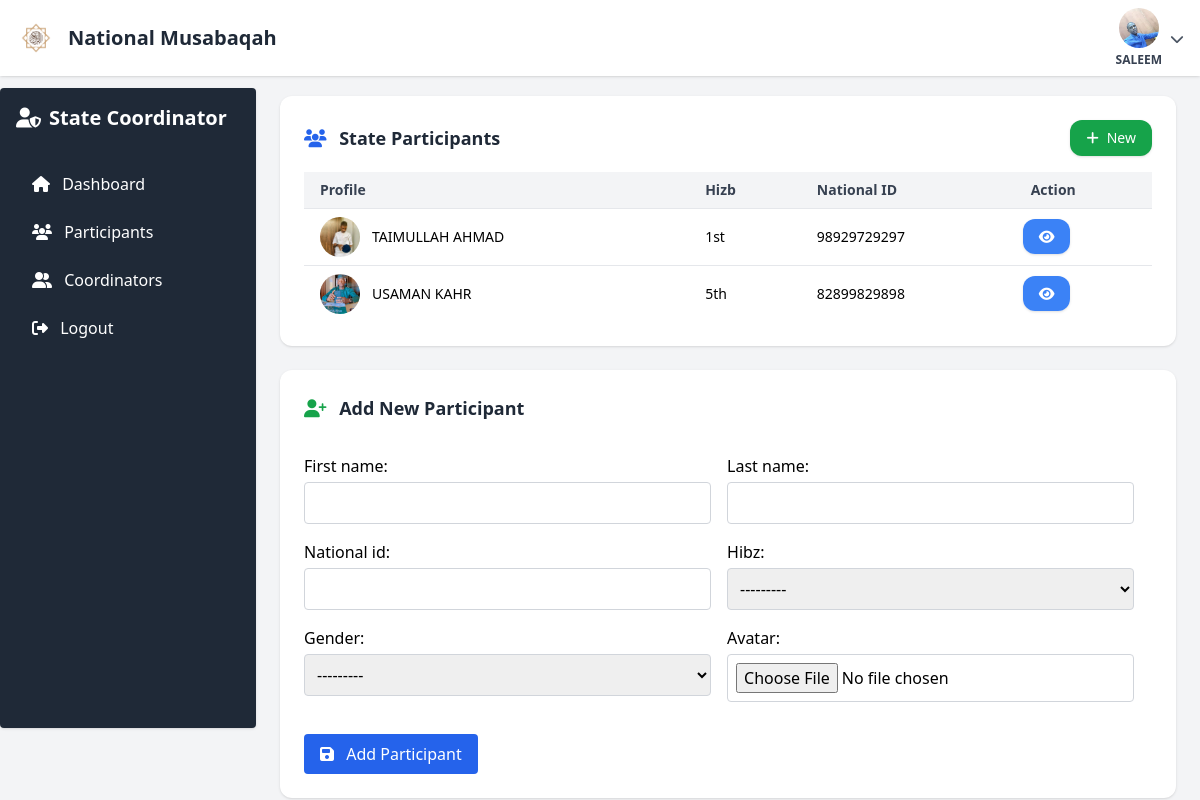
The app's page /state-part (signed in), older data.
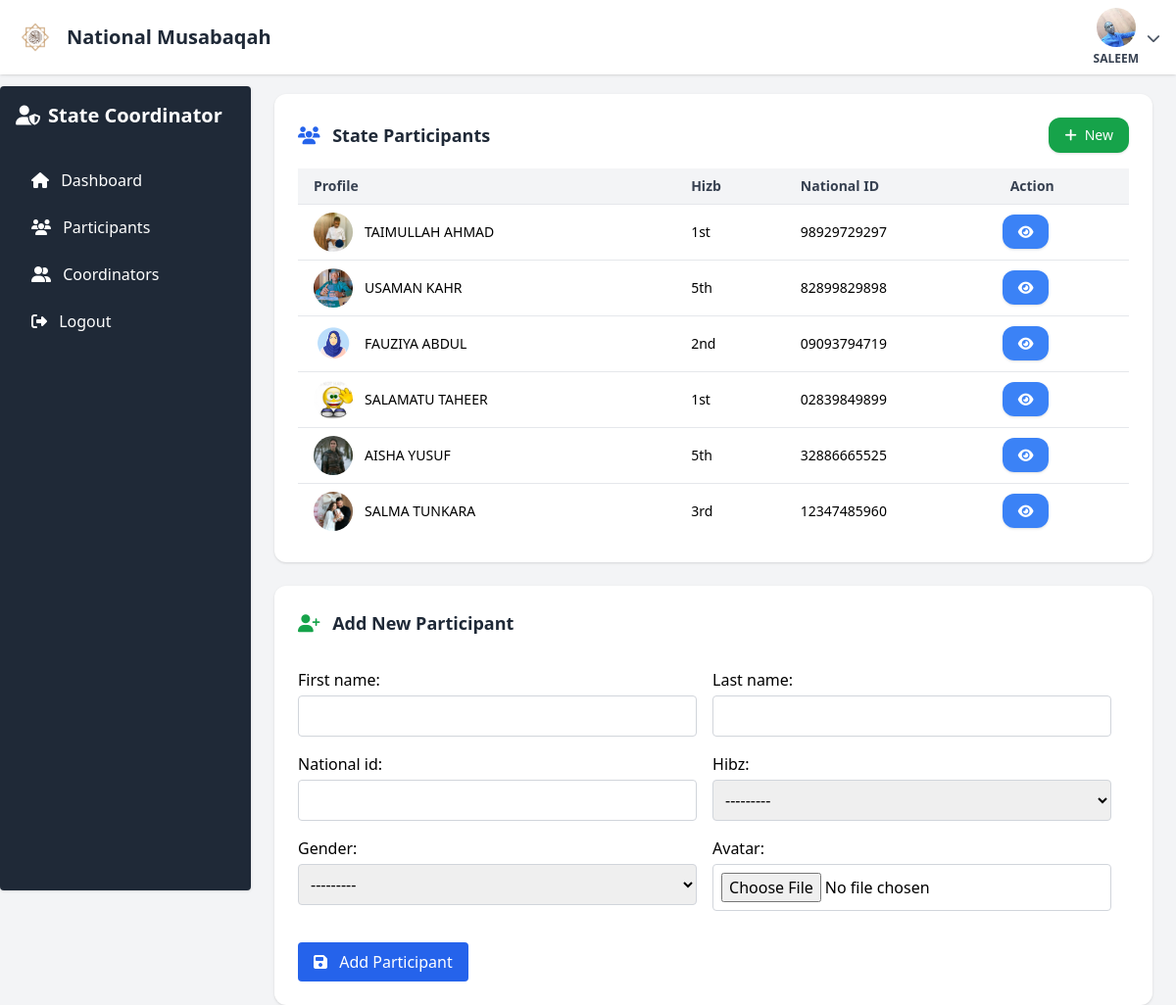
The same page, newer data.
### musabaqah/models.py (models this page shows, shortened)
class StateUser(models.Model):
    first_name = models.CharField(max_length=100)
    last_name = models.CharField(max_length=100)
    email = models.EmailField(unique=True)
    phone = models.CharField(max_length=13)
    role = models.CharField(max_length=20, default='cordinator')
    avatar = models.ImageField(upload_to='avatars/', blank=True, null=True)
    state = models.CharField(max_length=2, unique=True, choices=NIGERIAN_STATES)
    password = models.CharField(max_length=128, default=make_password('1234'))  # default hashed password

class Participant(models.Model):
    state_user = models.ForeignKey('StateUser', on_delete=models.CASCADE)
    first_name = models.CharField(max_length=50)
    last_name = models.CharField(max_length=50)
    national_id = models.CharField(max_length=11, unique=True)
    hibz = models.CharField(choices=CATEGORY, max_length=10)
    gender = models.CharField(max_length=1, choices=GENDER_CHOICES)
    avatar = models.ImageField(upload_to='avatars/', blank=True, null=True)
    class Meta:
        constraints = [
            models.UniqueConstraint(fields=['state_user', 'hibz', 'gender'], name='unique_participant_per_state_category_gender')
        ]

### musabaqah/views.py (the view, shortened to what this page needs)
# urls.py: path('state-part', views.state_part, name="state-part"),
def state_part(request):
    user_id = request.session.get('state_user_id')
    if not user_id:
        return redirect('my-login')
    state_user = StateUser.objects.get(id=user_id)
    part = Participant.objects.filter(state_user=state_user)
    form = ParticipantForm()
    context = {
        'part': part,
        'state_user': state_user,
        'form': form
    }
    return render(request, 'musabaqah/state-part.html', context)

### musabaqah/forms.py
class ParticipantForm(forms.ModelForm):
    class Meta:
        model = Participant
        fields = '__all__'
        exclude =['state_user']

### musabaqah/templates/musabaqah/state-part.html (shortened to what this page needs)
{% load static %}
{% load tailwind_filters %}
{% load crispy_forms_tags %}
{% load widget_tweaks %}
<!DOCTYPE html>
<html lang="en">
<head>
    <script src="https://cdn.tailwindcss.com"></script>
    <link rel="stylesheet" href="https://cdnjs.cloudflare.com/ajax/libs/font-awesome/6.5.0/css/all.min.css" />
</head>
<body class="bg-gray-100 font-sans">
    {% include 'musabaqah/state-header.html' %}
    <div class="flex flex-wrap">
    <div id="mobileSidebar" class="lg:flex lg:w-64 hidden bg-gray-800 text-white">
        {% include 'musabaqah/state-aside.html' %}
    </div>
    <main class="md:pt-24 pt-20 px-6 md:ml-64 max-w-full">
       <div class="bg-white p-6 rounded-xl shadow max-w-5xl mx-auto">
        <div class="flex justify-between items-center mb-4">
            <h3 class="text-lg font-semibold text-gray-800">
                <i class="fas fa-users mr-2 text-blue-600"></i> State Participants
            </h3>
            <a href="#add-participant-form" class="inline-flex items-center gap-2 bg-green-600 text-white px-4 py-2 rounded-xl shadow hover:bg-green-700 transition text-sm">
                <i class="fas fa-plus"></i> New
            </a>
        </div>
        <div class="overflow-x-auto">
            <table class="min-w-full table-auto text-sm">
                <thead class="bg-gray-100 text-gray-700">
                    <tr>
                        <th class="px-4 py-2 text-left">Profile</th>
                        <th class="px-4 py-2 text-left">Hizb</th>
                        <th class="px-4 py-2 text-left hidden md:table-cell">National ID</th>
                        <th class="px-4 py-2 text-left">Action</th>
                    </tr>
                </thead>
                <tbody>
                    {% for user in part %}
                        {% if request.user.state_user == user.part.state %}
                        <tr class="border-t">
                            <td class="px-4 py-2 text-left flex items-center gap-3">
                                {% if user.avatar %}
                                    <img src="{{ user.avatar.url }}" alt="{{ user.first_name }}" class="w-10 h-10 rounded-full object-cover">
                                {% else %}
                                    <div class="w-10 h-10 bg-gray-300 rounded-full flex items-center justify-center text-sm text-white">N/A</div>
                                {% endif %}
                                <span>{{ user.first_name|upper }} {{ user.last_name|upper }}</span>
                            </td>
                            <td class="px-4 py-2 text-left">{{ user.hibz }}</td>
                            <td class="px-4 py-2 text-left hidden md:table-cell">{{ user.national_id }}</td>
                            <td class="py-4 px-2 text-left">
                                <div>
                                    {% if user.id %}
                                    <a href="{% url 'state-part-view' user.id %}" class="px-4 py-2 bg-blue-500 text-white text-sm rounded-xl shadow hover:bg-blue-600 transition">
                                        <i class="fas fa-eye"></i>
                                    </a>
                                    {% else %}
                                    <span class="text-gray-400">No ID</span>
                                    {% endif %}
                                </div>
                            </td>
                        </tr>
                        {% endif %}
                    {% empty %}
                        <tr>
                            <td colspan="4" class="text-center text-gray-500 py-4">No Registered Participants found.</td>
                        </tr>
                    {% endfor %}
                </tbody>
            </table>
        </div>
    </div>
        <div id="add-participant-form" class="bg-white p-6 rounded-xl shadow mt-6 max-w-5xl mx-auto">
            <div class="flex justify-between">
                <h3 class="text-lg font-semibold mb-4 text-gray-800">
                    <i class="fas fa-user-plus mr-2 text-green-600"></i> Add New Participant
                </h3>
            </div>
            <form method="POST" enctype="multipart/form-data" class="space-y-4">
                <div class="flex flex-wrap gap-4">
                    <div class="w-full md:w-[48%]">
                        {{ form.first_name.label_tag }}
                        {{ form.first_name|add_class:"w-full mt-1 border border-gray-300 p-2 rounded" }}
                    </div>
                    <div class="w-full md:w-[48%]">
                        {{ form.last_name.label_tag }}
                        {{ form.last_name|add_class:"w-full mt-1 border border-gray-300 p-2 rounded" }}
                    </div>
                    <div class="w-full md:w-[48%]">
                        {{ form.national_id.label_tag }}
                        {{ form.national_id|add_class:"w-full mt-1 border border-gray-300 p-2 rounded" }}
                    </div>
                    <div class="w-full md:w-[48%]">
                        {{ form.hibz.label_tag }}
                        {{ form.hibz|add_class:"w-full mt-1 border border-gray-300 p-2 rounded" }}
                    </div>
                    <div class="w-full md:w-[48%]">
                        {{ form.gender.label_tag }}
                        {{ form.gender|add_class:"w-full mt-1 border border-gray-300 p-2 rounded" }}
                    </div>
                    <div class="w-full md:w-[48%]">
                        {{ form.avatar.label_tag }}
                        {{ form.avatar|add_class:"w-full mt-1 border border-gray-300 p-2 rounded" }}
                    </div>
                </div>
                <div class="pt-4">
                    <button type="submit" class="bg-blue-600 text-white px-4 py-2 rounded hover:bg-blue-700">
                        <i class="fas fa-save mr-2"></i> Add Participant
                    </button>
                </div>
            </form>
        </div>
    </main>
</div>
</body>
</html>

### musabaqah/templates/musabaqah/state-header.html (shortened to what this page needs)
{% load static %}
<header class="fixed top-0 left-0 right-0 bg-white shadow z-50">
    <div class="max-w-7xl mx-auto px-4 py-2 flex justify-between items-center">
        <div class="flex items-center">
            <img src="{% static 'images/quran.jpg' %}" alt="Logo" class="w-10 h-10 object-contain rounded-full mr-3">
            <h1 class="text-xl text-gray-800 font-bold">National Musabaqah</h1>
        </div>
        <div class="relative flex items-center space-x-2 hidden md:flex">
            <div class="flex flex-col items-center">
                {% if state_user.avatar %}
                    <img src="{{ state_user.avatar.url }}"
                        alt="{{ state_user.first_name }}"
                        class="w-10 h-10 rounded-full object-cover">
                {% else %}
                    <img src="/static/images/avater.png"
                        alt="{{ state_user.first_name }}"
                        class="w-10 h-10 rounded-full object-cover">
                {% endif %}
                <span class="text-xs font-semibold text-gray-700 mt-1">
                    {{ state_user.first_name|upper }}
                </span>
            </div>
            <button id="user-menu-button" class="text-gray-600 hover:text-gray-800 focus:outline-none">
                <i class="fas fa-chevron-down text-sm"></i>
            </button>
        </div>
    </div>
</header>
<link rel="stylesheet" href="https://cdnjs.cloudflare.com/ajax/libs/font-awesome/6.5.0/css/all.min.css" />

### musabaqah/templates/musabaqah/state-aside.html
 <aside class="hidden md:block fixed top-16 left-0 w-64 bg-gray-800 shadow h-[80vh] z-40 rounded mt-6">
    <h1 class="text-xl text-white p-4 font-bold"><i class="fas fa-user-shield mr-2"></i>State Coordinator</h1>
    <nav class="p-4">
        <ul class="space-y-2 text-white">
            <li><a href="{% url 'state-board' %}" class="block px-4 py-2 rounded hover:bg-gray-100 hover:text-black"><i class="fas fa-home mr-2"></i> Dashboard</a></li>
            <li><a href="{% url 'state-part' %}" class="block px-4 py-2 rounded hover:bg-gray-100 hover:text-black"><i class="fas fa-users mr-2"></i> Participants</a></li>
            <li><a href="{% url 'state-cord' %}" class="block px-4 py-2 rounded hover:bg-gray-100 hover:text-black"><i class="fas fa-user-friends mr-2"></i> Coordinators</a></li>
            <li><a href="{% url 'logout-user' %}" onclick="return confirm('Are you sure you want to Logout?')" class="block px-4 py-2 rounded hover:bg-gray-100 hover:text-black"><i class="fas fa-sign-out-alt mr-2"></i> Logout</a></li>
        </ul>
    </nav>
</aside>

Row changes from the older to the newer data that the page shows:
added Participant: avatar (picture), first_name "FAUZIYA", last_name "ABDUL", hibz "2nd", national_id "09093794719"
added Participant: avatar (picture), first_name "SALAMATU", last_name "TAHEER", hibz "1st", national_id "02839849899"
added Participant: avatar (picture), first_name "AISHA", last_name "YUSUF", hibz "5th", national_id "32886665525"
added Participant: avatar (picture), first_name "SALMA", last_name "TUNKARA", hibz "3rd", national_id "12347485960"
